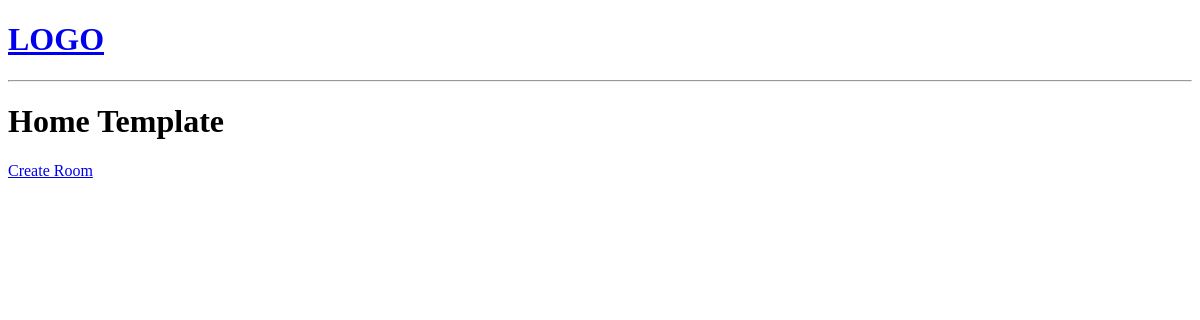
The app's page /, older data.
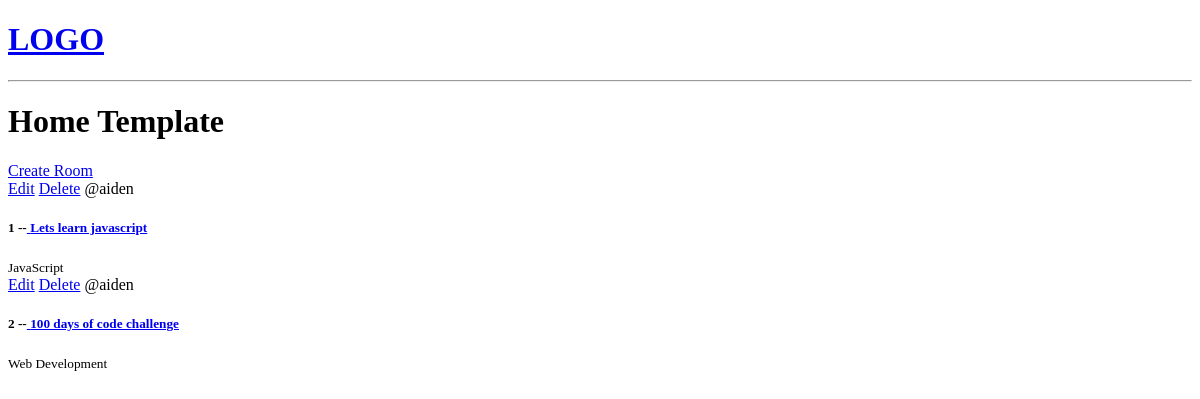
The same page, newer data.
### base/models.py (models this page shows, shortened)
class Room(models.Model):
    host = models.ForeignKey(User, on_delete=models.SET_NULL, null=True)
    topic = models.ForeignKey(Topic, on_delete=models.SET_NULL, null=True)
    name = models.CharField(max_length=200)  # Corrected max_Length to max_length
    description = models.TextField(null=True, blank=True)  # Corrected bLank to blank
    updated = models.DateTimeField(auto_now=True)
    created = models.DateTimeField(auto_now_add=True)
    class Meta:
        ordering = ['-updated','-created']

class Topic(models.Model):
    name = models.CharField(max_length=200)  # Corrected max_Length to max_length

### base/views.py (the view)
# urls.py: path('', views.home, name="home"),
def home(request):
    rooms = Room.objects.all()
    context = {'rooms': rooms}
    return render(request, 'base/home.html', context)

### base/templates/base/home.html
{% extends 'main.html' %}
{% block content %}
<h1>Home Template</h1>
<div>
    <a href="{% url 'create-room' %}">Create Room</a>
    <div>
        {% for room in rooms %}
            <div>
                <a href="{% url 'update-room' room.id %}">Edit</a>
                <a href="{% url 'delete-room' room.id %}">Delete</a>
                <span>@{{room.host.username}}</span>
                <h5>{{room.id}} --<a href="{% url 'room' room.id %}"> {{room.name}}</a></h5>
                <small>{{room.topic.name}}</small>
            </div>
        {% endfor %}
    </div>
</div>
{% endblock %}

### templates/main.html (shortened to what this page needs)
<!DOCTYPE html>
<html>
<head>
</head>
<body>
    {% include 'navbar.html' %}
    {% block content %}
    {% endblock %}
</body>
</html>

### templates/navbar.html
<a href="/">
    <h1>LOGO</h1>
</a>
<hr>

Row changes from the older to the newer data that the page shows:
added Room: host.username "aiden", id "1", name "Lets learn javascript", topic.name "JavaScript"
added Room: host.username "aiden", id "2", name "100 days of code challenge", topic.name "Web Development"
